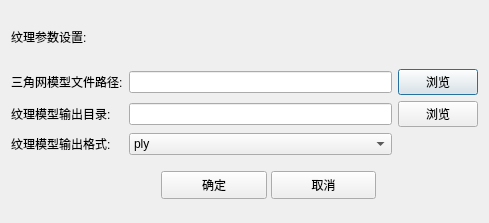
<?xml version="1.0" encoding="UTF-8"?>
<ui version="4.0">
 <class>Dialog_texturemesh</class>
 <widget class="QDialog" name="Dialog_texturemesh">
  <property name="geometry">
   <rect>
    <x>0</x>
    <y>0</y>
    <width>489</width>
    <height>223</height>
   </rect>
  </property>
  <property name="windowTitle">
   <string>Dialog</string>
  </property>
  <layout class="QGridLayout" name="gridLayout">
   <item row="1" column="2">
    <widget class="QPushButton" name="pushButton_browseInputDir">
     <property name="text">
      <string>浏览</string>
     </property>
    </widget>
   </item>
   <item row="1" column="1">
    <widget class="QLineEdit" name="lineEdit_inputDir"/>
   </item>
   <item row="1" column="0">
    <widget class="QLabel" name="label_15">
     <property name="text">
      <string>三角网模型文件路径:</string>
     </property>
    </widget>
   </item>
   <item row="0" column="0" colspan="2">
    <widget class="QLabel" name="label_18">
     <property name="text">
      <string>纹理参数设置:</string>
     </property>
    </widget>
   </item>
   <item row="3" column="0">
    <widget class="QLabel" name="label_17">
     <property name="text">
      <string>纹理模型输出格式:</string>
     </property>
    </widget>
   </item>
   <item row="2" column="0">
    <widget class="QLabel" name="label_16">
     <property name="text">
      <string>纹理模型输出目录:</string>
     </property>
    </widget>
   </item>
   <item row="2" column="1">
    <widget class="QLineEdit" name="lineEdit_OutputDir">
     <property name="text">
      <string/>
     </property>
    </widget>
   </item>
   <item row="2" column="2">
    <widget class="QPushButton" name="pushButton_browseOutputDir">
     <property name="text">
      <string>浏览</string>
     </property>
    </widget>
   </item>
   <item row="3" column="1">
    <widget class="QComboBox" name="comboBox">
     <item>
      <property name="text">
       <string>ply</string>
      </property>
     </item>
     <item>
      <property name="text">
       <string>obj</string>
      </property>
     </item>
    </widget>
   </item>
   <item row="4" column="0" colspan="3">
    <widget class="QWidget" name="widget" native="true">
     <widget class="QPushButton" name="btn_OK">
      <property name="geometry">
       <rect>
        <x>150</x>
        <y>10</y>
        <width>106</width>
        <height>28</height>
       </rect>
      </property>
      <property name="text">
       <string>确定</string>
      </property>
     </widget>
     <widget class="QPushButton" name="btn_CANCEL">
      <property name="geometry">
       <rect>
        <x>260</x>
        <y>10</y>
        <width>105</width>
        <height>28</height>
       </rect>
      </property>
      <property name="text">
       <string>取消</string>
      </property>
     </widget>
    </widget>
   </item>
  </layout>
 </widget>
 <resources/>
 <connections/>
</ui>
